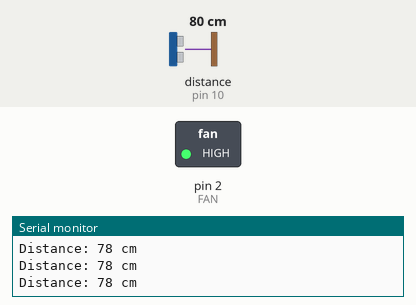
Bench run of a sketch on a simulated Arduino Uno, built with avr-gcc and run on an emulated ATmega328P. Parts: switched loads named in the sketch (green lamp = pin HIGH), the last lines printed to the serial monitor. Wiring (inferred from the names in the program): ultrasonic range finder: trigger pin 11; echo pin 10. The inputs (shaded band) are chosen by the test bench; at power-on: distance to the obstacle (sensor on pin 10) 80 cm. The echo pulse lasts 58.3 µs per cm; pins used as bus, display or sensor lines are not drawn.

Above: at 5.2 s.
5.3 s: distance to the obstacle (sensor on pin 10) set to 99 cm
6.8 s: distance to the obstacle (sensor on pin 10) set to 107 cm
At 7.3 s:
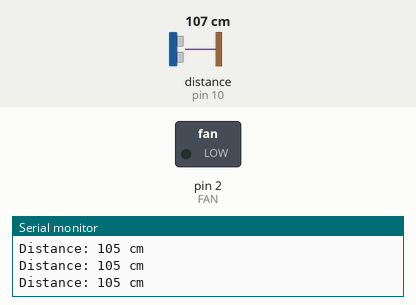
Timing chart, 0 to 9.8 s (numbered marks = the images above; inputs shaded):
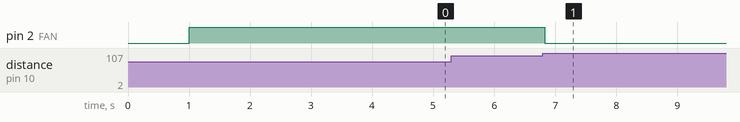

The sketch:

Fan_with_sensor.ino
```cpp
#include <SR04.h>

#define TRIG_PIN 11
#define ECHO_PIN 10
#define FAN 2

// defines variables
long duration; // variable for the duration of sound wave travel
int distance; // variable for the distance measurement

SR04 sr04 = SR04(ECHO_PIN, TRIG_PIN);
long a;


void setup() {
  pinMode(FAN, OUTPUT);
  pinMode(TRIG_PIN, OUTPUT); // Sets the trigPin as an OUTPUT
  pinMode(ECHO_PIN, INPUT); // Sets the echoPin as an INPUT
  Serial.begin(9600);//Initialization of Serial Port
  delay(1000);

}

void loop() {
  // Clears the trigPin condition
  digitalWrite(TRIG_PIN, LOW);
  delayMicroseconds(2);
  // Sets the trigPin HIGH (ACTIVE) for 10 microseconds
  digitalWrite(TRIG_PIN, HIGH);
  delayMicroseconds(10);
  digitalWrite(TRIG_PIN, LOW);
  // Reads the echoPin, returns the sound wave travel time in microseconds
  duration = pulseIn(ECHO_PIN, HIGH);
  // Calculating the distance
  distance = duration * 0.034 / 2; // Speed of sound wave divided by 2 (go and back)
  // Displays the distance on the Serial Monitor
  Serial.print("Distance: ");
  Serial.print(distance);
  Serial.println(" cm");

  if (distance < 100) {
    digitalWrite(FAN, HIGH);
  }
  else {
    digitalWrite(FAN, LOW);
  }

}
```

Measured:
- the behaviour switches between 101 and 102 cm on distance to the obstacle (sensor on pin 10) (found by bisection; images 0 and 1)
- after the input at 6.8 s, pin 2 (FAN): HIGH → LOW at once
